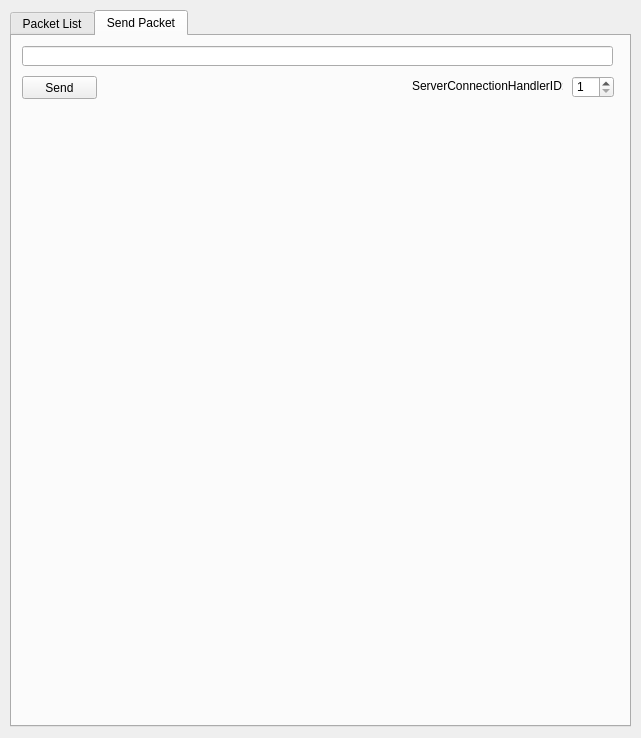
<?xml version="1.0" encoding="UTF-8"?>
<ui version="4.0">
 <class>QtPacketList</class>
 <widget class="QMainWindow" name="QtPacketList">
  <property name="geometry">
   <rect>
    <x>0</x>
    <y>0</y>
    <width>641</width>
    <height>738</height>
   </rect>
  </property>
  <property name="windowTitle">
   <string>Packet List</string>
  </property>
  <widget class="QWidget" name="centralWidget">
   <widget class="QTabWidget" name="tabWidget">
    <property name="geometry">
     <rect>
      <x>10</x>
      <y>10</y>
      <width>621</width>
      <height>717</height>
     </rect>
    </property>
    <property name="currentIndex">
     <number>1</number>
    </property>
    <widget class="QWidget" name="packetListTab">
     <attribute name="title">
      <string>Packet List</string>
     </attribute>
     <widget class="QGroupBox" name="packetInGroup">
      <property name="geometry">
       <rect>
        <x>10</x>
        <y>10</y>
        <width>591</width>
        <height>321</height>
       </rect>
      </property>
      <property name="title">
       <string>Packet In</string>
      </property>
      <widget class="QTreeWidget" name="packetInList">
       <property name="geometry">
        <rect>
         <x>10</x>
         <y>20</y>
         <width>571</width>
         <height>291</height>
        </rect>
       </property>
       <property name="indentation">
        <number>0</number>
       </property>
       <property name="expandsOnDoubleClick">
        <bool>false</bool>
       </property>
       <attribute name="headerVisible">
        <bool>false</bool>
       </attribute>
       <column>
        <property name="text">
         <string>1</string>
        </property>
       </column>
      </widget>
     </widget>
     <widget class="QGroupBox" name="packetOutGroup">
      <property name="geometry">
       <rect>
        <x>10</x>
        <y>340</y>
        <width>591</width>
        <height>321</height>
       </rect>
      </property>
      <property name="title">
       <string>Packet Out</string>
      </property>
      <widget class="QTreeWidget" name="packetOutList">
       <property name="geometry">
        <rect>
         <x>10</x>
         <y>20</y>
         <width>571</width>
         <height>291</height>
        </rect>
       </property>
       <property name="indentation">
        <number>0</number>
       </property>
       <attribute name="headerVisible">
        <bool>false</bool>
       </attribute>
       <column>
        <property name="text">
         <string>1</string>
        </property>
       </column>
      </widget>
     </widget>
     <widget class="QPushButton" name="updateButton">
      <property name="geometry">
       <rect>
        <x>10</x>
        <y>665</y>
        <width>75</width>
        <height>23</height>
       </rect>
      </property>
      <property name="text">
       <string>Update</string>
      </property>
     </widget>
    </widget>
    <widget class="QWidget" name="sendCommandTab">
     <attribute name="title">
      <string>Send Packet</string>
     </attribute>
     <widget class="QLineEdit" name="sendCommandLine">
      <property name="geometry">
       <rect>
        <x>10</x>
        <y>10</y>
        <width>591</width>
        <height>20</height>
       </rect>
      </property>
     </widget>
     <widget class="QPushButton" name="sendButton">
      <property name="geometry">
       <rect>
        <x>10</x>
        <y>40</y>
        <width>75</width>
        <height>23</height>
       </rect>
      </property>
      <property name="text">
       <string>Send</string>
      </property>
     </widget>
     <widget class="QSpinBox" name="sendSchidSpin">
      <property name="geometry">
       <rect>
        <x>560</x>
        <y>40</y>
        <width>42</width>
        <height>22</height>
       </rect>
      </property>
      <property name="minimum">
       <number>1</number>
      </property>
     </widget>
     <widget class="QLabel" name="sendSchidLabel">
      <property name="geometry">
       <rect>
        <x>400</x>
        <y>40</y>
        <width>151</width>
        <height>20</height>
       </rect>
      </property>
      <property name="text">
       <string>ServerConnectionHandlerID:</string>
      </property>
     </widget>
    </widget>
   </widget>
  </widget>
 </widget>
 <layoutdefault spacing="6" margin="11"/>
 <resources/>
 <connections>
  <connection>
   <sender>updateButton</sender>
   <signal>clicked()</signal>
   <receiver>QtPacketList</receiver>
   <slot>updateLists()</slot>
   <hints>
    <hint type="sourcelabel">
     <x>562</x>
     <y>676</y>
    </hint>
    <hint type="destinationlabel">
     <x>306</x>
     <y>346</y>
    </hint>
   </hints>
  </connection>
  <connection>
   <sender>packetInList</sender>
   <signal>itemDoubleClicked(QTreeWidgetItem*,int)</signal>
   <receiver>QtPacketList</receiver>
   <slot>copyTextToClipboard(QTreeWidgetItem*)</slot>
   <hints>
    <hint type="sourcelabel">
     <x>305</x>
     <y>175</y>
    </hint>
    <hint type="destinationlabel">
     <x>306</x>
     <y>346</y>
    </hint>
   </hints>
  </connection>
  <connection>
   <sender>packetOutList</sender>
   <signal>itemDoubleClicked(QTreeWidgetItem*,int)</signal>
   <receiver>QtPacketList</receiver>
   <slot>copyTextToClipboard(QTreeWidgetItem*)</slot>
   <hints>
    <hint type="sourcelabel">
     <x>305</x>
     <y>505</y>
    </hint>
    <hint type="destinationlabel">
     <x>306</x>
     <y>346</y>
    </hint>
   </hints>
  </connection>
  <connection>
   <sender>sendButton</sender>
   <signal>clicked()</signal>
   <receiver>QtPacketList</receiver>
   <slot>sendCommand()</slot>
   <hints>
    <hint type="sourcelabel">
     <x>59</x>
     <y>83</y>
    </hint>
    <hint type="destinationlabel">
     <x>320</x>
     <y>368</y>
    </hint>
   </hints>
  </connection>
  <connection>
   <sender>sendCommandLine</sender>
   <signal>textChanged(QString)</signal>
   <receiver>QtPacketList</receiver>
   <slot>checkSendButton()</slot>
   <hints>
    <hint type="sourcelabel">
     <x>317</x>
     <y>51</y>
    </hint>
    <hint type="destinationlabel">
     <x>320</x>
     <y>368</y>
    </hint>
   </hints>
  </connection>
 </connections>
 <slots>
  <slot>updateLists()</slot>
  <slot>copyTextToClipboard(QTreeWidgetItem*)</slot>
  <slot>sendCommand()</slot>
  <slot>checkSendButton()</slot>
 </slots>
</ui>
